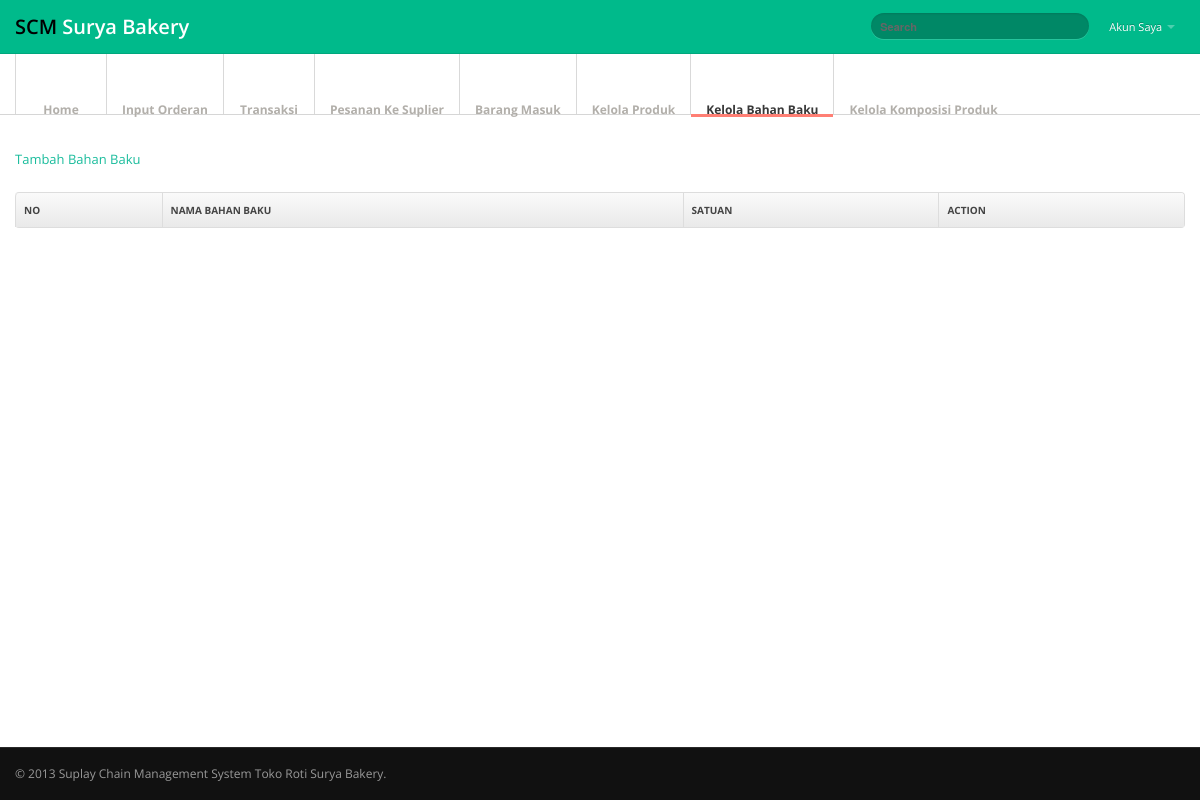
/admin.php?module=kelola_bahan_baku (signed in), run on an earlier commit of the app's database.
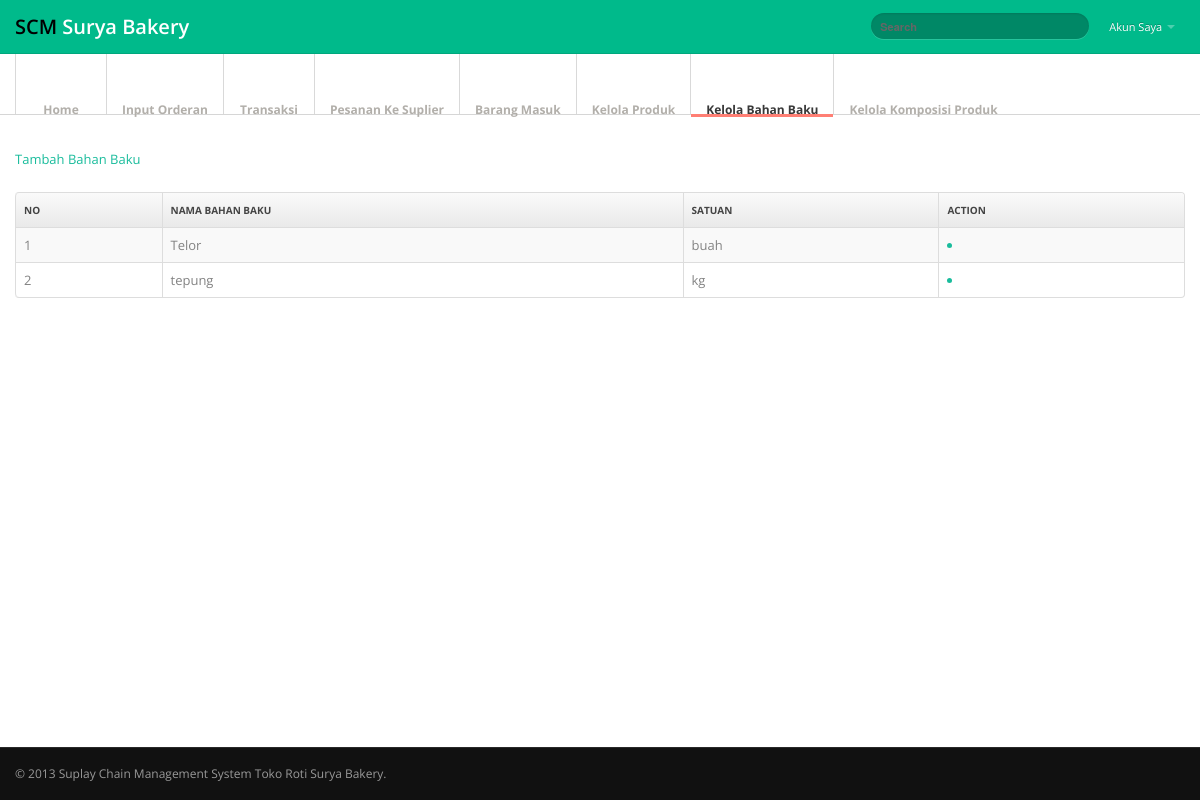
And on a later commit of the database.
### tables this page shows
CREATE TABLE `bahan_baku` (
  `id_bahan_baku` int(11) NOT NULL,
  `nama_bahan_baku` varchar(100) NOT NULL,
  `satuan_bahan_baku` varchar(30) NOT NULL
);

### module/admin/kelola_bahan_baku.php (the view, shortened to what this page needs)
 <div class="container">
   <div class="row">
     <div class="span12">
<?php
	include 'module/koneksi.php';
	$query = mysqli_query($koneksi, "SELECT * FROM bahan_baku");
?>
<a href="?module=insert_bahan_baku"><i class="fas fa-plus-circle"></i> Tambah Bahan Baku</a><br><br>
<div class="panel-body table-responsive">
           <table id="example" class="table table-striped table-bordered" cellspacing="0" width="100%">
	<thead>
		<th>No</th>
		<th>Nama Bahan Baku</th>
		<th>Satuan</th>
		<th>Action</th>
	</thead>
	<tbody>
	<?php
		$no = 1;
		while ($row = mysqli_fetch_array($query)) { ?>
		<tr>
			<td><?php echo $no++; ?></td>
			<td><?php echo $row['nama_bahan_baku']; ?></td>
			<td><?php echo $row['satuan_bahan_baku']; ?></td>
			<td>
				<a onclick="return konfirmasi();" href="?module=hapus_bahan_baku&id_bahan_baku=<?php echo $row['id_bahan_baku']; ?>"><abbr title="Hapus"><li class="fas fa-trash-alt"></li></abbr></a>
			</td>
		</tr>
		<?php } ?>
	</tbody>
</table>
</div>
     </div>
   </div>
 </div>

What changed in the data, as far as the page shows it:
added bahan_baku: nama_bahan_baku "Telor", satuan_bahan_baku "buah"
added bahan_baku: nama_bahan_baku "tepung", satuan_bahan_baku "kg"
